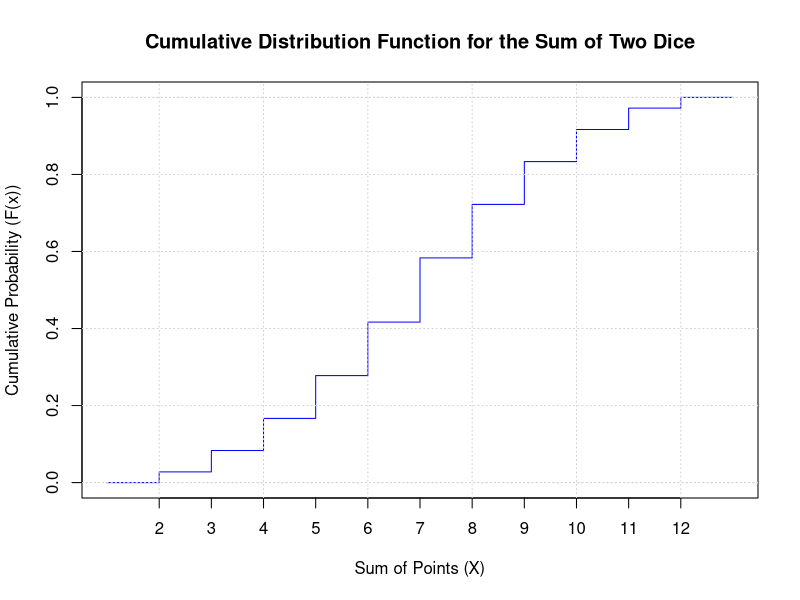

Write R code to recreate this figure.


# Probability distribution for the sum of two dice
x_values <- 2:12
probabilities <- c(1/36, 2/36, 3/36, 4/36, 5/36, 6/36, 5/36, 4/36, 3/36, 2/36, 1/36)

# Cumulative distribution function
F_x <- cumsum(probabilities)

# Extend F(x) to include values below 2 and above 12
F_x_full <- c(0, F_x, 1)

# Corresponding x values for the extended F(x)
x_full <- c(1, x_values, 13)

# Plotting the cumulative distribution function
plot(x_full, F_x_full, type = "s", col = "blue", 
     xlab = "Sum of Points (X)", 
     ylab = "Cumulative Probability (F(x))", 
     main = "Cumulative Distribution Function for the Sum of Two Dice",
     xlim = c(1, 13), ylim = c(0, 1),
     xaxt = "n")
axis(1, at = 2:12) # Customize x-axis to show values from 2 to 12
grid()

# Adding a horizontal line at y = 0 and y = 1 for clarity
abline(h = 0, col = "lightgray", lty = "dotted")
abline(h = 1, col = "lightgray", lty = "dotted")
